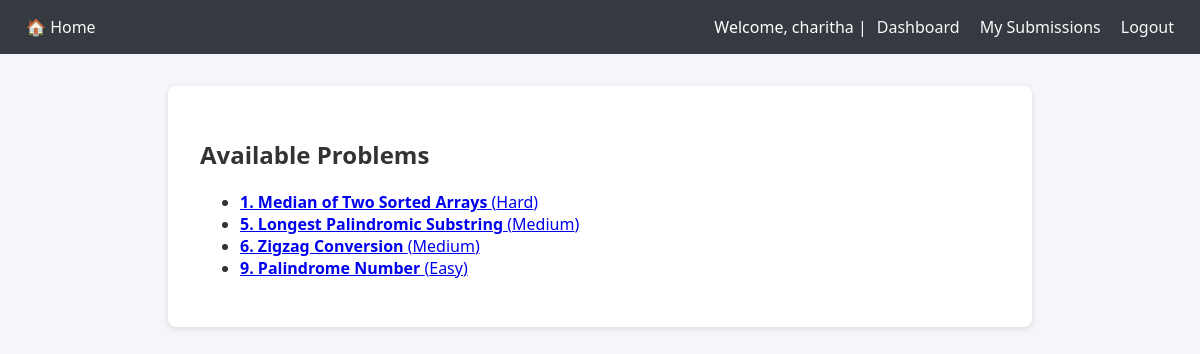
The app's page /problems/ (signed in) with its own data.
### judge/models.py (models this page shows, shortened)
class Problem(models.Model):
    title = models.CharField(max_length=200)
    description = models.TextField()
    input_format = models.TextField(blank=True, null=True)
    output_format = models.TextField(blank=True, null=True)
    sample_input = models.TextField(blank=True, null=True)
    sample_output = models.TextField(blank=True, null=True)
    difficulty = models.CharField(max_length=50, default='Easy')
    created_at = models.DateTimeField(auto_now_add=True)
    test_results_json = models.TextField(blank=True, null=True)

### judge/views.py (the view)
# urls.py: path('problems/', views.problem_list, name='problem_list'),
def problem_list(request):
    problems = Problem.objects.all()
    return render(request, 'judge/problem_list.html', {'problems': problems})

### judge/templates/judge/problem_list.html
{% extends "judge/base.html" %}
{% block content %}
<h2>Available Problems</h2>
<ul>
  {% for problem in problems %}
    <li>
      <a href="{% url 'problem_detail' problem.id %}">
        <strong>{{ problem.title }}</strong> ({{ problem.difficulty }})
      </a>
    </li>
  {% empty %}
    <li>No problems found.</li>
  {% endfor %}
</ul>
{% endblock %}

### judge/templates/judge/base.html (shortened to what this page needs)
<!DOCTYPE html>
<html>
<head>
</head>
<body>
    <nav>
        <div class="left">
            <a href="{% url 'home' %}">🏠 Home</a>
        </div>
        <div class="right">
            {% if user.is_authenticated %}
                <span>Welcome, {{ user.username }} |</span>
                <a href="{% url 'dashboard' %}">Dashboard</a>
                <a href="{% url 'my_submissions' %}">My Submissions</a>
                <a href="{% url 'logout' %}">Logout</a>
            {% else %}
                <a href="{% url 'login' %}">Login</a>
                <a href="{% url 'register' %}">Register</a>
            {% endif %}
        </div>
    </nav>
    <div class="container">
        {% block content %}{% endblock %}
    </div>
</body>
</html>

### judge/templates/judge/base.html (style rules this page uses)
body { font-family: 'Segoe UI', sans-serif; margin: 0; padding: 0; background-color: #f4f6f9; color: #333; }
nav { background-color: #343a40; padding: 1rem; color: white; display: flex; justify-content: space-between; align-items: center; }
nav .left, nav .right { display: flex; align-items: center; }
nav a { color: #f8f9fa; margin: 0 10px; text-decoration: none; }
.container { max-width: 800px; margin: 2rem auto; background: white; padding: 2rem; border-radius: 8px; box-shadow: 0 2px 6px rgba(0,0,0,0.1); }

### records on screen
Problem: title "1. Median of Two Sorted Arrays", difficulty "Hard"
Problem: title "5. Longest Palindromic Substring", difficulty "Medium"
Problem: title "6. Zigzag Conversion", difficulty "Medium"
Problem: title "9. Palindrome Number", difficulty "Easy"

### other values on screen
{{ user.username }} "charitha"
